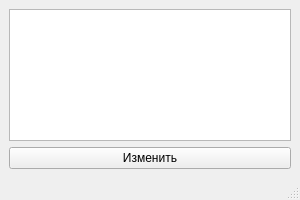
<?xml version="1.0" encoding="UTF-8"?>
<ui version="4.0">
 <class>MainWindow</class>
 <widget class="QMainWindow" name="MainWindow">
  <property name="geometry">
   <rect>
    <x>0</x>
    <y>0</y>
    <width>300</width>
    <height>200</height>
   </rect>
  </property>
  <property name="windowTitle">
   <string>MainWindow</string>
  </property>
  <widget class="QWidget" name="centralwidget">
   <layout class="QVBoxLayout" name="verticalLayout">
    <item>
     <widget class="QTextEdit" name="textEdit"/>
    </item>
    <item>
     <widget class="QPushButton" name="pushButton">
      <property name="text">
       <string>Изменить</string>
      </property>
     </widget>
    </item>
   </layout>
  </widget>
  <widget class="QMenuBar" name="menubar">
   <property name="geometry">
    <rect>
     <x>0</x>
     <y>0</y>
     <width>300</width>
     <height>21</height>
    </rect>
   </property>
  </widget>
  <widget class="QStatusBar" name="statusbar"/>
 </widget>
 <resources/>
 <connections/>
</ui>
